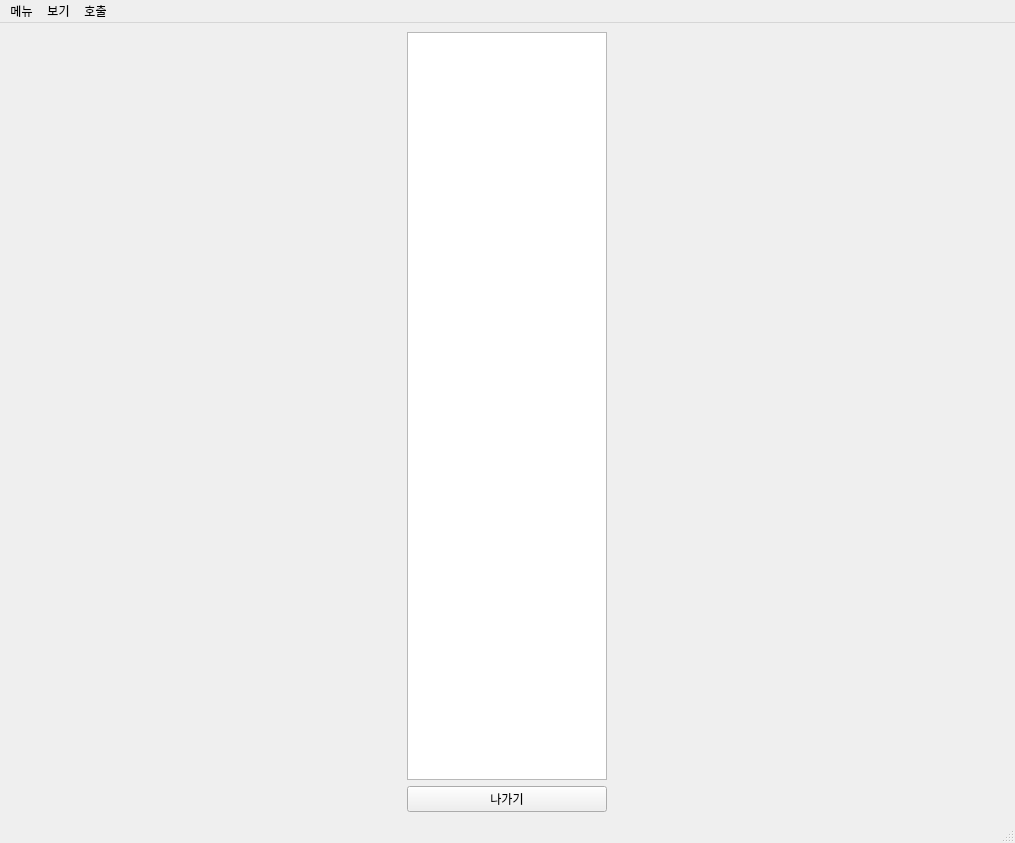
<?xml version="1.0" encoding="UTF-8"?>
<ui version="4.0">
 <class>MainWindow</class>
 <widget class="QMainWindow" name="MainWindow">
  <property name="geometry">
   <rect>
    <x>0</x>
    <y>0</y>
    <width>1015</width>
    <height>843</height>
   </rect>
  </property>
  <property name="mouseTracking">
   <bool>false</bool>
  </property>
  <property name="windowTitle">
   <string>MainWindow</string>
  </property>
  <widget class="QWidget" name="centralwidget">
   <layout class="QGridLayout" name="gridLayout">
    <item row="0" column="0" rowspan="2">
     <layout class="QGridLayout" name="video_layout"/>
    </item>
    <item row="0" column="1">
     <layout class="QVBoxLayout" name="alarm_layout">
      <item>
       <widget class="QTextBrowser" name="textBrowser">
        <property name="enabled">
         <bool>true</bool>
        </property>
        <property name="maximumSize">
         <size>
          <width>200</width>
          <height>16777215</height>
         </size>
        </property>
       </widget>
      </item>
     </layout>
    </item>
    <item row="1" column="1">
     <widget class="QPushButton" name="exit_button">
      <property name="maximumSize">
       <size>
        <width>200</width>
        <height>16777215</height>
       </size>
      </property>
      <property name="text">
       <string>나가기</string>
      </property>
     </widget>
    </item>
   </layout>
  </widget>
  <widget class="QMenuBar" name="menubar">
   <property name="geometry">
    <rect>
     <x>0</x>
     <y>0</y>
     <width>1015</width>
     <height>21</height>
    </rect>
   </property>
   <widget class="QMenu" name="menu">
    <property name="title">
     <string>메뉴</string>
    </property>
    <addaction name="actionHome"/>
   </widget>
   <widget class="QMenu" name="menu_2">
    <property name="title">
     <string>보기</string>
    </property>
    <addaction name="actioncurrent_videos"/>
   </widget>
   <widget class="QMenu" name="menu_3">
    <property name="title">
     <string>호출</string>
    </property>
    <addaction name="actionemergency"/>
    <addaction name="actionfront_desk"/>
   </widget>
   <addaction name="menu"/>
   <addaction name="menu_2"/>
   <addaction name="menu_3"/>
  </widget>
  <widget class="QStatusBar" name="statusbar"/>
  <action name="actionHome">
   <property name="text">
    <string>Home</string>
   </property>
  </action>
  <action name="actioncurrent_videos">
   <property name="text">
    <string>current videos</string>
   </property>
  </action>
  <action name="actionemergency">
   <property name="text">
    <string>emergency</string>
   </property>
  </action>
  <action name="actionfront_desk">
   <property name="text">
    <string>front desk</string>
   </property>
  </action>
 </widget>
 <resources/>
 <connections/>
</ui>
